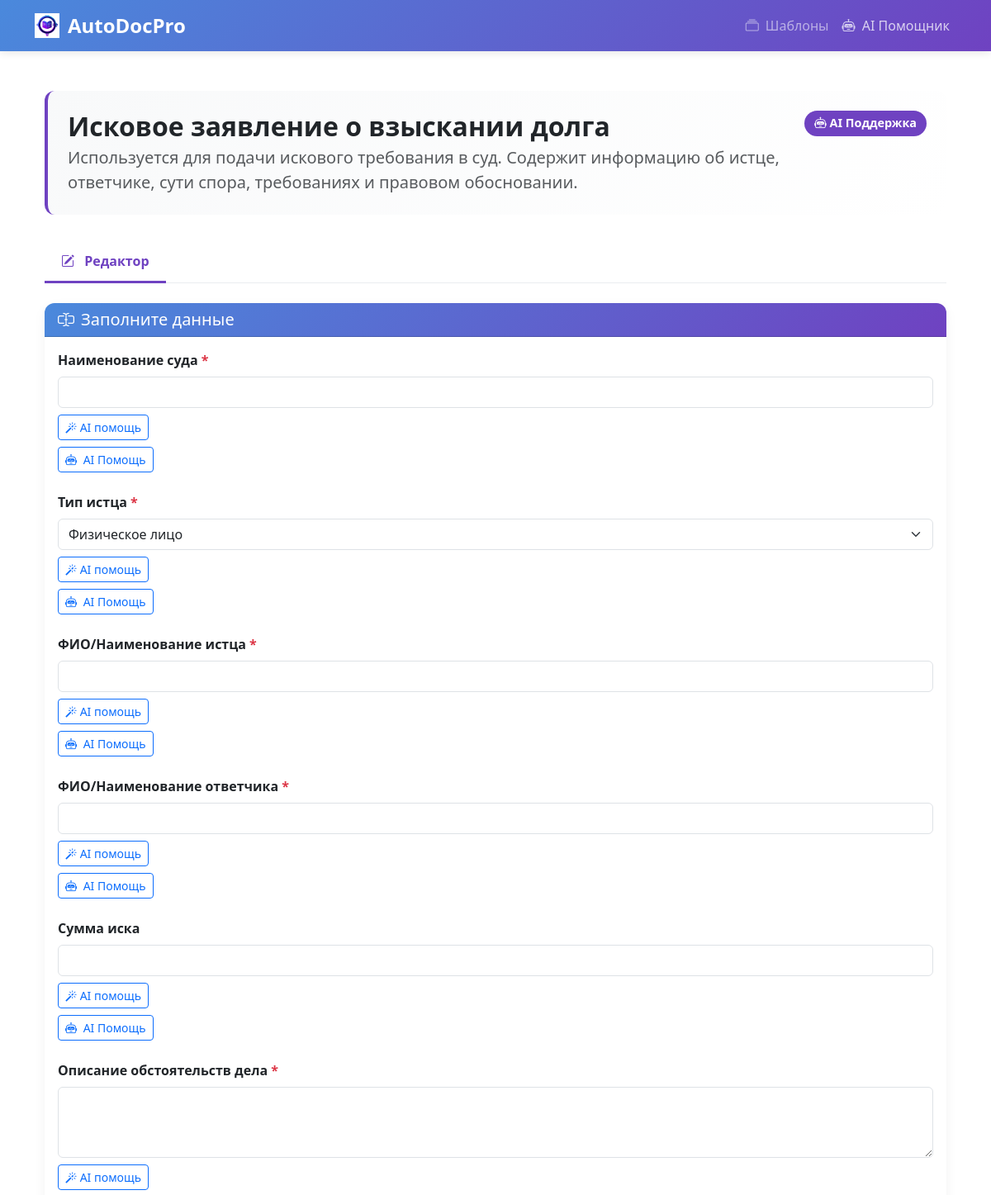
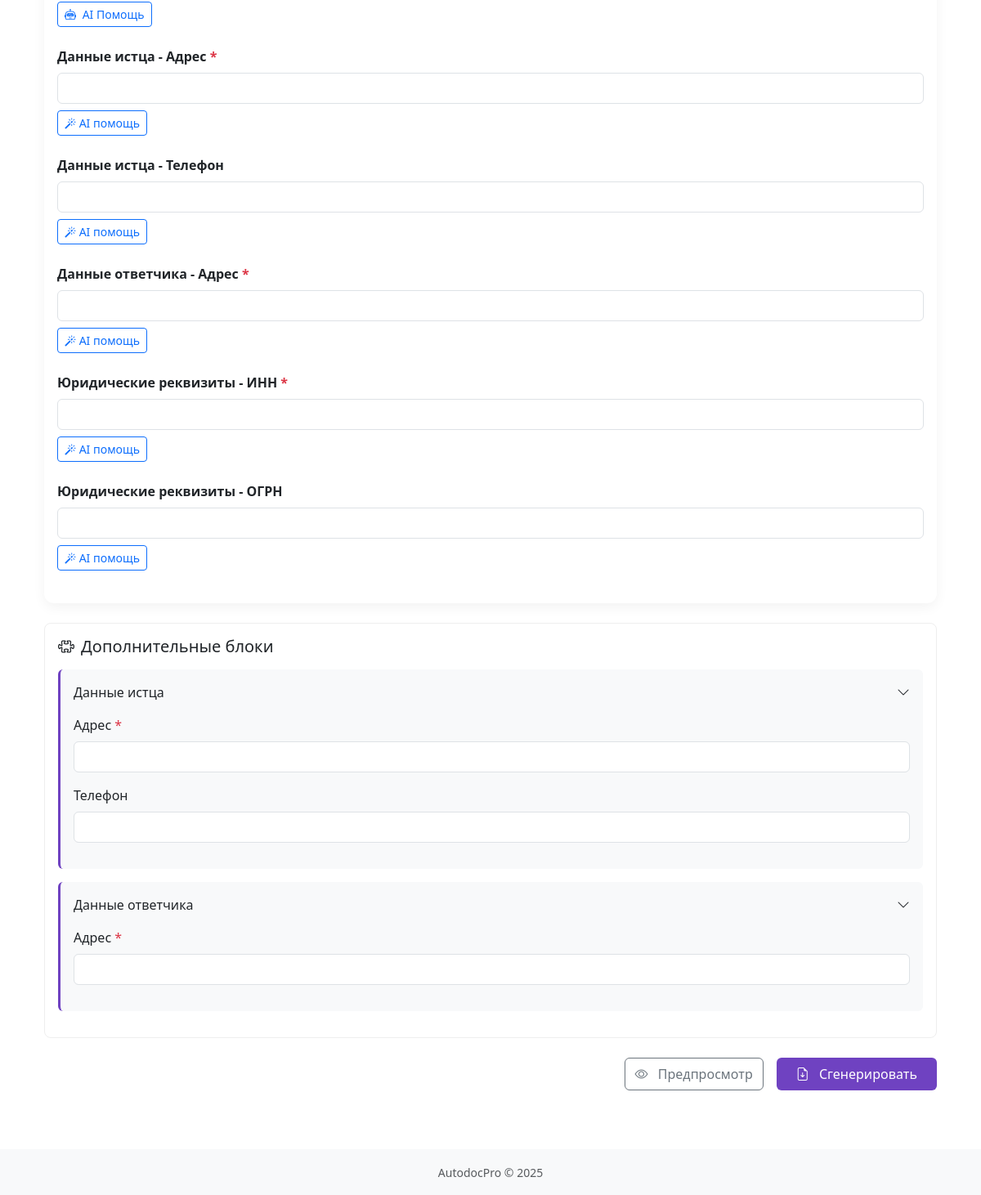
Page /templates/claim/ on the committed database (2 pictures, top to bottom).
### documents/models.py (models this page shows, shortened)
class DocumentTemplate(models.Model):
    DOC_TYPES = [
        ('claim', 'Исковое заявление'),
        ('motion', 'Ходатайство'),
        ('appeal', 'Апелляционная жалоба'),
    ]
    LEGAL_CATEGORIES = [
        ('civil', 'Гражданские дела'),
        ('arbitration', 'Арбитражные споры'),
        ('administrative', 'Административные дела'),
        ('criminal', 'Уголовные дела'),
        ('family', 'Семейные дела'),
        ('labor', 'Трудовые споры'),
        ('tax', 'Налоговые споры'),
        ('corporate', 'Корпоративные споры'),
    ]
    name = models.CharField(
        max_length=255,
        verbose_name="Название шаблона"
    )
    doc_type = models.CharField(
        max_length=50,
        choices=DOC_TYPES,
        verbose_name="Тип документа"
    )
    category = models.CharField(
        max_length=50,
        choices=LEGAL_CATEGORIES,
        default='civil',
        verbose_name="Категория дела"
    )
    description = models.TextField(
        verbose_name="Описание"
    )
    template_file = models.FileField(
        upload_to='templates/',
        verbose_name="Файл шаблона"
    )
    fields_schema = models.JSONField(
        default=dict,
        encoder=json.JSONEncoder,
        decoder=json.JSONDecoder,
        verbose_name="Схема полей"
    )
    dynamic_blocks = models.JSONField(
        default=list,
        validators=[validate_dynamic_blocks],
        help_text="JSON структура динамических блоков и их зависимостей",
        verbose_name="Динамические блоки"
    )
    is_active = models.BooleanField(
        default=True,
        verbose_name="Активный"
    )
    ai_enhancement = models.BooleanField(
        default=False,
        verbose_name="AI улучшение"
    )
    ai_max_length = models.PositiveIntegerField(
        default=2000,
        verbose_name="Макс. длина AI"
    )
    class Meta:
        verbose_name = "Шаблон документа"
        verbose_name_plural = "Шаблоны документов"
        ordering = ['name']

### documents/views.py (the view)
# urls.py: path('claim/', claim_template, name='claim_template'),
def claim_template(request):
    template = get_object_or_404(DocumentTemplate, doc_type='claim')
    dynamic_blocks = template.dynamic_blocks
    if isinstance(dynamic_blocks, str):
        try:
            dynamic_blocks = json.loads(dynamic_blocks)
        except json.JSONDecodeError:
            dynamic_blocks = []
    context = {
        'template': template,
        'form': DynamicDocumentForm(template=template),
        'dynamic_blocks': dynamic_blocks
    }
    return render(request, 'documents/claim_form.html', context)

### documents/forms.py (called while the page is built)
    def _add_ai_button(self, field_name):
        help_text = self.fields[field_name].help_text or ''
        ai_button = (
            '<div class="mt-2">'
            '<button type="button" class="btn btn-sm btn-outline-primary btn-ai-help" '
            f'data-field="{field_name}" data-bs-toggle="tooltip" title="Заполнить с помощью AI">'
            '<i class="bi bi-magic"></i> AI помощь'
            '</button>'
            '</div>'
        )
        self.fields[field_name].help_text = mark_safe(f"{help_text}{ai_button}")

### templates/documents/claim_form.html (shortened to what this page needs)
{% extends "documents/template_detail.html" %}

### templates/documents/template_detail.html (shortened to what this page needs)
{% extends "base.html" %}
{% load static %}
{% block content %}
<div class="container py-4">
    <div class="template-header">
        <div class="d-flex justify-content-between align-items-start">
            <div>
                <h2 class="fw-bold mb-1">{{ template.name }}</h2>
                <p class="lead text-muted mb-0">{{ template.description }}</p>
            </div>
            {% if template.ai_enhancement %}
            <span class="badge ai-badge">
                <i class="bi bi-robot"></i> AI Поддержка
            </span>
            {% endif %}
        </div>
    </div>
    <ul class="nav nav-tabs mb-4" id="templateTabs" role="tablist">
        <li class="nav-item" role="presentation">
            <button class="nav-link active" id="editor-tab" data-bs-toggle="tab" data-bs-target="#editor" type="button">
                <i class="bi bi-pencil-square me-2"></i> Редактор
            </button>
        </li>
    </ul>
    <div class="tab-content">
        <div class="tab-pane fade show active" id="editor" role="tabpanel">
            <form method="post" id="document-form" class="needs-validation" novalidate>
                <div class="card form-card mb-4">
                    <div class="card-header">
                        <h5 class="mb-0"><i class="bi bi-input-cursor-text me-2"></i>Заполните данные</h5>
                    </div>
                    <div class="card-body">
                        {% for field in form %}
                        <div class="mb-4 field-{{ field.name }}">
                            <label for="{{ field.id_for_label }}" class="form-label fw-bold">
                                {{ field.label }}
                                {% if field.field.required %}<span class="text-danger">*</span>{% endif %}
                            </label>
                            {{ field }}
                            {% if field.help_text %}
                            <div class="form-text text-muted mt-1">{{ field.help_text|safe }}</div>
                            {% endif %}
                            {% if template.ai_enhancement and 'dynamic_' not in field.name %}
                            <button type="button" class="btn btn-sm btn-outline-primary mt-2 ai-help-btn"
                                    data-field="{{ field.name }}">
                                <i class="bi bi-robot me-1"></i> AI Помощь
                            </button>
                            {% endif %}
                        </div>
                        {% endfor %}
                    </div>
                </div>
                {% if dynamic_blocks %}
                <div class="dynamic-blocks-wrapper">
                    <h5 class="mb-3"><i class="bi bi-puzzle me-2"></i>Дополнительные блоки</h5>
                    {% for block in dynamic_blocks %}
                    <div class="dynamic-block" id="block-{{ block.id }}"
                         data-block-id="{{ block.id }}"
                         {% if not block.default_visible %}style="display:none"{% endif %}>
                        <div class="dynamic-block-header">
                            <h6>{{ block.title }}</h6>
                            <i class="bi bi-chevron-down toggle-block"></i>
                        </div>
                        <div class="dynamic-block-content">
                            {% for field in block.fields %}
                            <div class="mb-3">
                                <label class="form-label">{{ field.label }}{% if field.required %} <span class="text-danger">*</span>{% endif %}</label>
                                <input type="{{ field.type|default:'text' }}" class="form-control"
                                       name="dynamic_{{ block.id }}_{{ field.name }}"
                                       {% if field.required %}required{% endif %}>
                            </div>
                            {% endfor %}
                        </div>
                    </div>
                    {% endfor %}
                </div>
                {% endif %}
                <div class="d-flex justify-content-end gap-3">
                    <button type="button" class="btn btn-outline-secondary" id="preview-btn">
                        <i class="bi bi-eye me-2"></i> Предпросмотр
                    </button>
                    <button type="submit" class="btn btn-primary" id="generate-btn">
                        <i class="bi bi-file-earmark-arrow-down me-2"></i> Сгенерировать
                    </button>
                </div>
            </form>
        </div>
    </div>
</div>
<div class="position-fixed bottom-0 end-0 p-3" style="z-index: 11">
</div>
{% endblock %}

### static/css/ai.css (style rules this page uses)
:root { --primary-blue: #4a89dc; --secondary-blue: #5d9cec; --primary-purple: #6f42c1; --secondary-purple: #8a63d2; --light-purple: rgba(111, 66, 193, 0.1); --light-blue: rgba(74, 137, 220, 0.1); --gray: #f8f9fa; --dark-gray: #e9ecef; --white: #ffffff; --error-red: #c62828; }
.nav-tabs { border-bottom: 1px solid var(--dark-gray); }
.nav-tabs .nav-link { color: #495057; border: none; padding: 10px 20px; }
.nav-tabs .nav-link.active { font-weight: bold; color: var(--primary-purple); border-bottom: 3px solid var(--primary-purple); background-color: transparent; }

### templates/base.html (style rules this page uses)
:root { --primary-blue: #4a89dc; --secondary-blue: #5d9cec; --primary-purple: #6f42c1; --secondary-purple: #8a63d2; --light-bg: #f8f9fa; }
.btn-primary { background-color: var(--primary-blue); border-color: var(--primary-blue); }

### templates/documents/template_detail.html (style rules this page uses)
:root { --primary-blue: #4a89dc; --secondary-blue: #5d9cec; --primary-purple: #6f42c1; --secondary-purple: #8a63d2; --light-bg: #f8f9fa; }
.template-header { background: linear-gradient(135deg, var(--light-bg), white); border-radius: 12px; padding: 1.5rem; margin-bottom: 2rem; border-left: 4px solid var(--primary-purple); }
.nav-tabs .nav-link { color: #495057; font-weight: 500; border: none; padding: 0.75rem 1.25rem; }
.nav-tabs .nav-link.active { color: var(--primary-purple); border-bottom: 3px solid var(--primary-purple); background: transparent; }
.form-card { border: none; border-radius: 12px; box-shadow: 0 5px 15px rgba(0,0,0,0.05); }
.form-card .card-header { background: linear-gradient(135deg, var(--primary-blue), var(--primary-purple)); color: white; border-radius: 12px 12px 0 0 !important; }
.ai-badge { background: var(--primary-purple) !important; font-size: 0.9rem; padding: 0.5rem 0.75rem; border-radius: 50px; }
.btn-primary { background: var(--primary-purple); border: none; padding: 0.5rem 1.5rem; }
.dynamic-blocks-wrapper { margin: 1.5rem 0; border: 1px solid #eee; border-radius: 8px; padding: 1rem; }
.dynamic-block { padding: 1rem; margin-bottom: 1rem; background: #f8f9fa; border-radius: 6px; border-left: 3px solid var(--primary-purple); transition: all 0.3s ease; }
.dynamic-block-header { cursor: pointer; display: flex; justify-content: space-between; align-items: center; }
.dynamic-block-header h6 { margin-bottom: 0; }
.dynamic-block-content { margin-top: 1rem; }

### rows in the picture
DocumentTemplate: name "Исковое заявление о взыскании долга", description "Используется для подачи искового требования в суд. Содержит информацию об истце, ответчике, сути спора, требованиях и правовом обосновании.", ai_enhancement True (drawn)

### other values in the picture
{{ field.label }} "Наименование суда" "Тип истца" "ФИО/Наименование истца" "ФИО/Наименование ответчика" "Сумма иска" "Описание обстоятельств дела" "Данные истца - Адрес" "Данные истца - Телефон" "Данные ответчика - Адрес" "Юридические реквизиты - ИНН" "Юридические реквизиты - ОГРН"
{{ field.help_text|safe }} "AI помощь" "AI помощь" "AI помощь" "AI помощь" "AI помощь" "AI помощь" "AI помощь" "AI помощь" "AI помощь" "AI помощь" "AI помощь"
{{ block.title }} "Данные истца" "Данные ответчика"
{{ field.label }} "Адрес" "Телефон" "Адрес"
